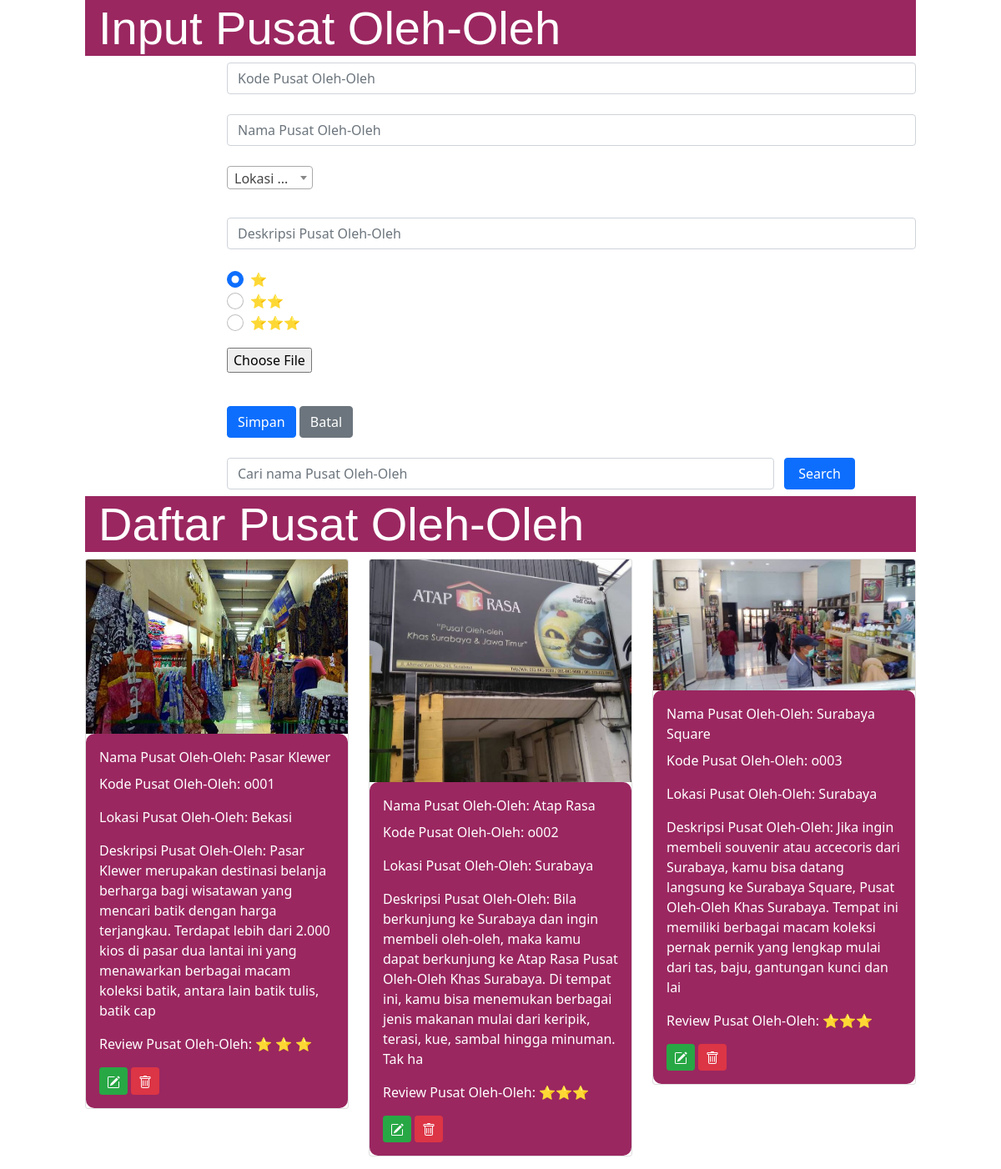
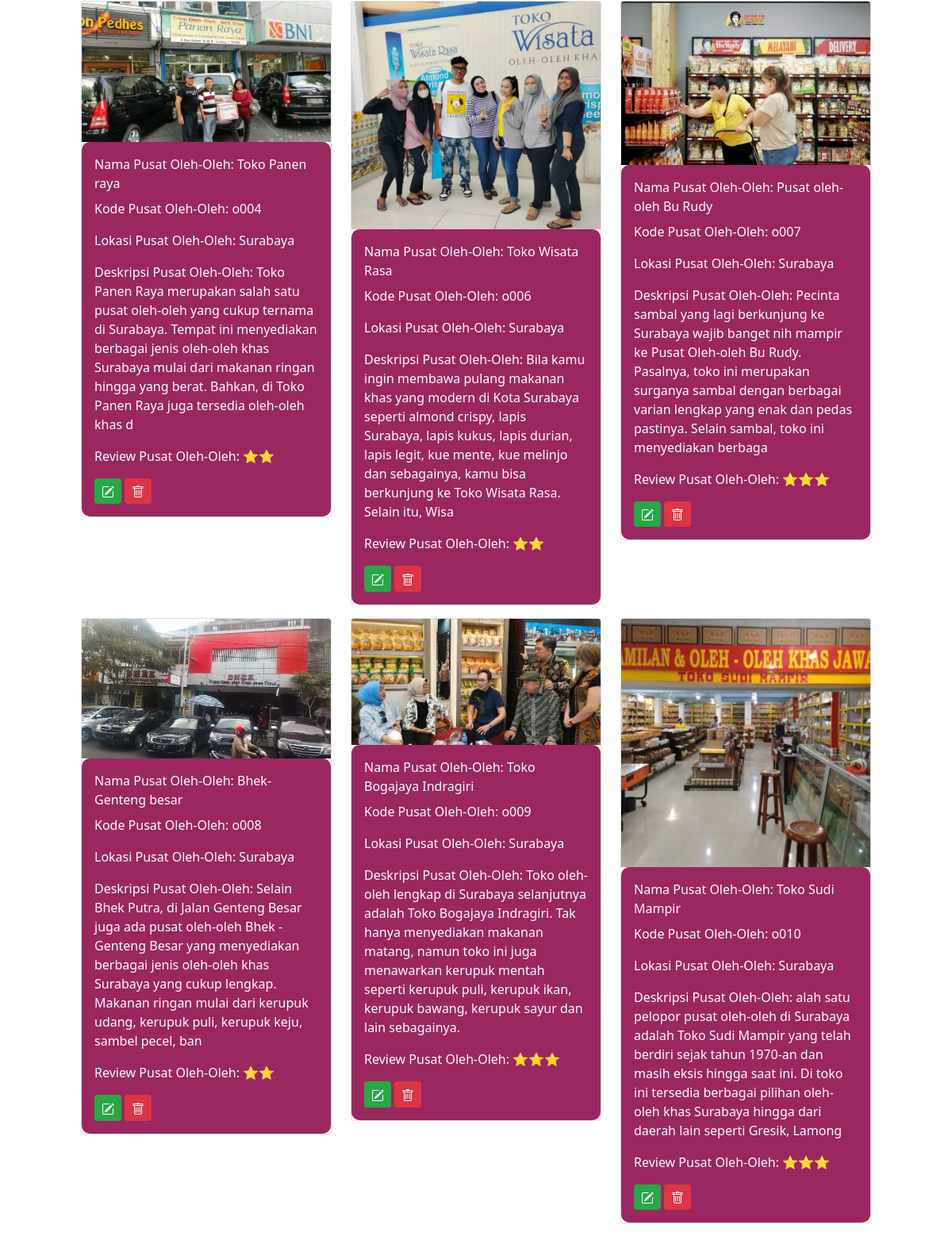
Screenshot of /Backend/admin/oleh.php with the database file from the repository (2 pictures, top to bottom).
### tables this page shows
CREATE TABLE `oleh` (
  `olehKODE` char(6) NOT NULL,
  `olehNAMA` char(100) NOT NULL,
  `olehASAL` char(100) NOT NULL,
  `olehDES` char(250) NOT NULL,
  `olehREVIEW` char(100) NOT NULL,
  `olehFOTO` char(100) NOT NULL
);

### Backend/admin/oleh.php (the view, shortened to what this page needs)
<!DOCTYPE html>
<html lang="en">
<head>
    <link href="https://cdn.jsdelivr.net/npm/select2@4.1.0-rc.0/dist/css/select2.min.css" rel="stylesheet" />
	<link rel="stylesheet" type="text/css" href="css/bootstrap.min.css">
</head>
<?php
	include "include/config.php";
?>
<body>
<div class="row1">
<div class="row">
<div class="col-sm-1"></div>
<div class="col-sm-10">
	<div class="jumbotron jumbotron-fluid">
		<div class="container">
			<h1 class="display-4"style="color : white">Input Pusat Oleh-Oleh</h1>
		</div>
	</div>
	<form method="POST" enctype="multipart/form-data">
		<div class="form-group row">
			<label for="kodeoleh" class="col-sm-2 col-form-label">Kode Pusat Oleh-Oleh</label>
			<div class="col-sm-10">
				<input type="text" class="form-control" id="kodeoleh" name="inputoleh" placeholder="Kode Pusat Oleh-Oleh" maxlength="4" >
			</div>
		</div>
		<div class="form-group row">
			<label for="namaoleh" class="col-sm-2 col-form-label">Nama Pusat Oleh-Oleh</label>
			<div class="col-sm-10">
				<input type="text" class="form-control" id="namaoleh" name="inputnama" placeholder="Nama Pusat Oleh-Oleh">
			</div>
		</div>
        <div class="form-group row">
		<label for="ASALoleh" class="col-sm-2 col-form-label">Lokasi Pusat Oleh-Oleh</label>
			<div class="col-sm-10">
			</div>
		</div>
        <div class="form-group row">
			<label for="desoleh" class="col-sm-2 col-form-label">Deskripsi Pusat Oleh-Oleh</label>
			<div class="col-sm-10">
				<input type="text" class="form-control" id="desoleh" name="inputDES" placeholder="Deskripsi Pusat Oleh-Oleh">
			</div>
		</div>
        <fieldset class="row mb-3">
    <legend class="col-form-label col-sm-2 pt-0"style="color : white">Review Pusat Oleh-Oleh</legend>
    <div class="col-sm-10">
      <div class="form-check">
        <input class="form-check-input" type="radio" name="inputreview" id="gridRadios1" value="&#11088;" checked>
        <label class="form-check-label" for="gridRadios1">
        &#11088;
        </label>
      </div>
      <div class="form-check">
        <input class="form-check-input" type="radio" name="inputreview" id="gridRadios2" value="&#11088;&#11088;">
        <label class="form-check-label" for="gridRadios2">
        &#11088;&#11088;
        </label>
      </div>
      <div class="form-check">
        <input class="form-check-input" type="radio" name="inputreview" id="gridRadios3" value="&#11088;&#11088;&#11088;" >
        <label class="form-check-label" for="gridRadios3">
        &#11088;&#11088;&#11088;
        </label>
      </div>
    </div>
  </fieldset>
		<div class="form-group row">
			<label for="file" class="col-sm-2 col-form-label">Foto Pusat Oleh-Oleh</label>
			<div class="col-sm-10">
				<input type="file" id="file" name="file">
				<p class="help-block">Field ini digunakan untuk unggah file</p>
			</div>
		</div>
		<div class="form-group row">
			<div class="col-sm-2"></div>
			<div class="col-sm-10">
				<input type="submit" name="Simpan" class="btn btn-primary" value="Simpan">
				<input type="submit" name="Batal" class="btn btn-secondary" value="Batal">
			</div>
		</div>
        <br>
<div class="form-group row mb-2">
<label for="search" class="col-sm-2">Nama Tempat</label>
<div class="col-sm-8">
<input type="text" name="search" class="form-control" id="search"
				value="<?php if(isset($POST['search'])) {echo $_POST['search'];} ?>"
				placeholder="Cari nama Pusat Oleh-Oleh">
</div>
<input type="submit" name="kirim" class="col-sm-1 btn btn-primary" value="Search">
</div>
	</form>
</div>
<div class="col-sm-1"></div>
</div>
<div class="row">
	<div class="col-sm-1"></div>
	<div class="col-sm-10">
		<div class="jumbotron jumbotron-fluid">
			<div class="container">
				<h1 class="display-4"style="color : white">Daftar Pusat Oleh-Oleh</h1>
			</div>
		</div>
		<div class="row">
    <?php
    if (isset($_POST["kirim"])) {
        $search = $_POST['search'];
        $query = mysqli_query($connection, "select oleh.* from oleh where olehNAMA like '%" . $search . "%'");
        while ($row = mysqli_fetch_array($query)) {
            ?>
            <div class="col-md-4 mb-3">
                <div class="card">
                    <img src="images/<?php echo $row['olehFOTO'] ?>" class="card-img-top" alt="...">
                    <div class="card-body">
                        <<p class="card-title">Nama Pusat Oleh-Oleh: <?php echo $row['olehNAMA']; ?></p>
                        <p class="card-text">Kode Pusat Oleh-Oleh: <?php echo $row['olehKODE']; ?></p>
                        <p class="card-text">Lokasi Pusat Oleh-Oleh: <?php echo $row['olehASAL']; ?></p>
                        <p class="card-text">Deskripsi Pusat Oleh-Oleh: <?php echo $row['olehDES']; ?></p>
                        <p class="card-text">Review Pusat Oleh-Oleh: <?php echo $row['olehREVIEW']; ?></p>
						<a href="dbolehedit.php?ubah=<?php echo $row["olehKODE"]?>"
		 class="btn btn-success btn-sm" title="edit">
<svg xmlns="http://www.w3.org/2000/svg" width="16" height="20" fill="currentColor" class="bi bi-pencil-square" viewBox="0 0 16 16">
<path d="M15.502 1.94a.5.5 0 0 1 0 .706L14.459 3.69l-2-2L13.502.646a.5.5 0 0 1 .707 0l1.293 1.293zm-1.75 2.456-2-2L4.939 9.21a.5.5 0 0 0-.121.196l-.805 2.414a.25.25 0 0 0 .316.316l2.414-.805a.5.5 0 0 0 .196-.12l6.813-6.814z"/>
<path fill-rule="evenodd" d="M1 13.5A1.5 1.5 0 0 0 2.5 15h11a1.5 1.5 0 0 0 1.5-1.5v-6a.5.5 0 0 0-1 0v6a.5.5 0 0 1-.5.5h-11a.5.5 0 0 1-.5-.5v-11a.5.5 0 0 1 .5-.5H9a.5.5 0 0 0 0-1H2.5A1.5 1.5 0 0 0 1 2.5v11z"/>
</svg></a>
<a href="olehhapus.php?hapus=<?php echo $row["olehKODE"]?>"
		 class="btn btn-danger btn-sm" title="hapus">
<svg xmlns="http://www.w3.org/2000/svg" width="16" height="20" fill="currentColor" class="bi bi-trash" viewBox="0 0 16 16">
<path d="M5.5 5.5A.5.5 0 0 1 6 6v6a.5.5 0 0 1-1 0V6a.5.5 0 0 1 .5-.5Zm2.5 0a.5.5 0 0 1 .5.5v6a.5.5 0 0 1-1 0V6a.5.5 0 0 1 .5-.5Zm3 .5a.5.5 0 0 0-1 0v6a.5.5 0 0 0 1 0V6Z"/>
<path d="M14.5 3a1 1 0 0 1-1 1H13v9a2 2 0 0 1-2 2H5a2 2 0 0 1-2-2V4h-.5a1 1 0 0 1-1-1V2a1 1 0 0 1 1-1H6a1 1 0 0 1 1-1h2a1 1 0 0 1 1 1h3.5a1 1 0 0 1 1 1v1ZM4.118 4 4 4.059V13a1 1 0 0 0 1 1h6a1 1 0 0 0 1-1V4.059L11.882 4H4.118ZM2.5 3h11V2h-11v1Z"/>
</svg></a>
                    </div>
                </div>
            </div>
            <?php
        }
    } else {
        $query = mysqli_query($connection, "select * from oleh");
        while ($row = mysqli_fetch_array($query)) {
            ?>
            <div class="col-md-4 mb-3">
                <div class="card">
                    <img src="images/<?php echo $row['olehFOTO'] ?>" class="card-img-top" alt="...">
                    <div class="card-body">
					<p class="card-title">Nama Pusat Oleh-Oleh: <?php echo $row['olehNAMA']; ?></p>
                        <p class="card-text">Kode Pusat Oleh-Oleh: <?php echo $row['olehKODE']; ?></p>
                        <p class="card-text">Lokasi Pusat Oleh-Oleh: <?php echo $row['olehASAL']; ?></p>
                        <p class="card-text">Deskripsi Pusat Oleh-Oleh: <?php echo $row['olehDES']; ?></p>
                        <p class="card-text">Review Pusat Oleh-Oleh: <?php echo $row['olehREVIEW']; ?></p>
						<a href="dbolehedit.php?ubah=<?php echo $row["olehKODE"]?>"
		 class="btn btn-success btn-sm" title="edit">
</a>
<a href="olehhapus.php?hapus=<?php echo $row["olehKODE"]?>"
		 class="btn btn-danger btn-sm" title="hapus">
</a>
                    </div>
                </div>
            </div>
            <?php
        }
    }
    ?>
</div>
    </div>
	<br><br><br>
	</div>
</div>
</body>
</html>

### Backend/admin/oleh.php (style rules this page uses)
.jumbotron { background-color : #9A2760; color : aqua; font-family :'arial'; }
.form-group { color:white; }
.card-body { background-color : #9A2760; border-radius : 10px; color :white; }

### rows the page displays
oleh: olehFOTO (picture), olehNAMA "Pasar Klewer", olehKODE "o001", olehASAL "Bekasi", olehDES "Pasar Klewer merupakan destinasi belanja berharga bagi wisatawan yang mencari batik dengan harga terjangkau. Terdapat lebih dari 2.000 kios di pasar dua lantai ini yang menawarkan berbagai macam koleksi batik, antara lain batik tulis, batik cap", olehREVIEW "⭐ ⭐ ⭐"
oleh: olehFOTO (picture), olehNAMA "Atap Rasa", olehKODE "o002", olehASAL "Surabaya", olehDES "Bila berkunjung ke Surabaya dan ingin membeli oleh-oleh, maka kamu dapat berkunjung ke Atap Rasa Pusat Oleh-Oleh Khas Surabaya. Di tempat ini, kamu bisa menemukan berbagai jenis makanan mulai dari keripik, terasi, kue, sambal hingga minuman. Tak ha", olehREVIEW "⭐⭐⭐"
oleh: olehFOTO (picture), olehNAMA "Surabaya Square", olehKODE "o003", olehASAL "Surabaya", olehDES "Jika ingin membeli souvenir atau accecoris dari Surabaya, kamu bisa datang langsung ke Surabaya Square, Pusat Oleh-Oleh Khas Surabaya. Tempat ini memiliki berbagai macam koleksi pernak pernik yang lengkap mulai dari tas, baju, gantungan kunci dan lai", olehREVIEW "⭐⭐⭐"
oleh: olehFOTO (picture), olehNAMA "Toko Panen raya", olehKODE "o004", olehASAL "Surabaya", olehDES "Toko Panen Raya merupakan salah satu pusat oleh-oleh yang cukup ternama di Surabaya. Tempat ini menyediakan berbagai jenis oleh-oleh khas Surabaya mulai dari makanan ringan hingga yang berat. Bahkan, di Toko Panen Raya juga tersedia oleh-oleh khas d", olehREVIEW "⭐⭐"
oleh: olehFOTO (picture), olehNAMA "Toko Wisata Rasa", olehKODE "o006", olehASAL "Surabaya", olehDES "Bila kamu ingin membawa pulang makanan khas yang modern di Kota Surabaya seperti almond crispy, lapis Surabaya, lapis kukus, lapis durian, lapis legit, kue mente, kue melinjo dan sebagainya, kamu bisa berkunjung ke Toko Wisata Rasa. Selain itu, Wisa", olehREVIEW "⭐⭐"
oleh: olehFOTO (picture), olehNAMA "Pusat oleh-oleh Bu Rudy", olehKODE "o007", olehASAL "Surabaya", olehDES "Pecinta sambal yang lagi berkunjung ke Surabaya wajib banget nih mampir ke Pusat Oleh-oleh Bu Rudy. Pasalnya, toko ini merupakan surganya sambal dengan berbagai varian lengkap yang enak dan pedas pastinya. Selain sambal, toko ini menyediakan berbaga", olehREVIEW "⭐⭐⭐"
oleh: olehFOTO (picture), olehNAMA "Bhek-Genteng besar", olehKODE "o008", olehASAL "Surabaya", olehDES "Selain Bhek Putra, di Jalan Genteng Besar juga ada pusat oleh-oleh Bhek - Genteng Besar yang menyediakan berbagai jenis oleh-oleh khas Surabaya yang cukup lengkap. Makanan ringan mulai dari kerupuk udang, kerupuk puli, kerupuk keju, sambel pecel, ban", olehREVIEW "⭐⭐"
oleh: olehFOTO (picture), olehNAMA "Toko Bogajaya Indragiri", olehKODE "o009", olehASAL "Surabaya", olehDES "Toko oleh-oleh lengkap di Surabaya selanjutnya adalah Toko Bogajaya Indragiri. Tak hanya menyediakan makanan matang, namun toko ini juga menawarkan kerupuk mentah seperti kerupuk puli, kerupuk ikan, kerupuk bawang, kerupuk sayur dan lain sebagainya.", olehREVIEW "⭐⭐⭐"
oleh: olehFOTO (picture), olehNAMA "Toko Sudi Mampir", olehKODE "o010", olehASAL "Surabaya", olehDES "alah satu pelopor pusat oleh-oleh di Surabaya adalah Toko Sudi Mampir yang telah berdiri sejak tahun 1970-an dan masih eksis hingga saat ini. Di toko ini tersedia berbagai pilihan oleh-oleh khas Surabaya hingga dari daerah lain seperti Gresik, Lamong", olehREVIEW "⭐⭐⭐"
